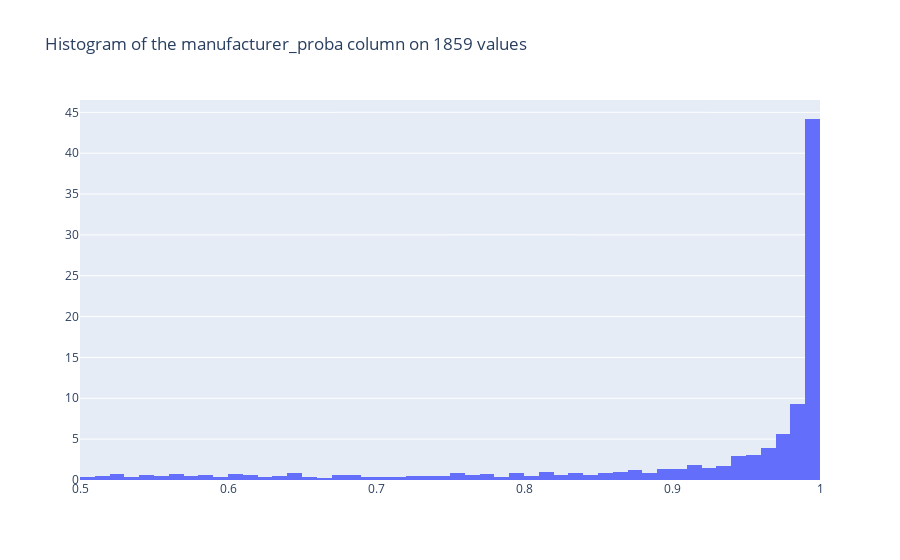

Notebook cell for this chart:
### Code cell
plot_hist(int_man, 'manufacturer_proba')

### Figure 1 — Plotly figure (JSON) as saved in the notebook; plotly's stock layout.template omitted (floating-point values rounded to 4 significant figures; data arrays with more than 128 entries replaced by an {"elided": "..."} marker saying what was removed)
{"data": [{"histnorm": "percent", "type": "histogram", "x": {"elided": "1859 float values"}, "xbins": {"end": 1, "size": 0.01, "start": 0}}], "layout": {"title": {"text": "Histogram of the manufacturer_proba column on 1859 values"}}}
